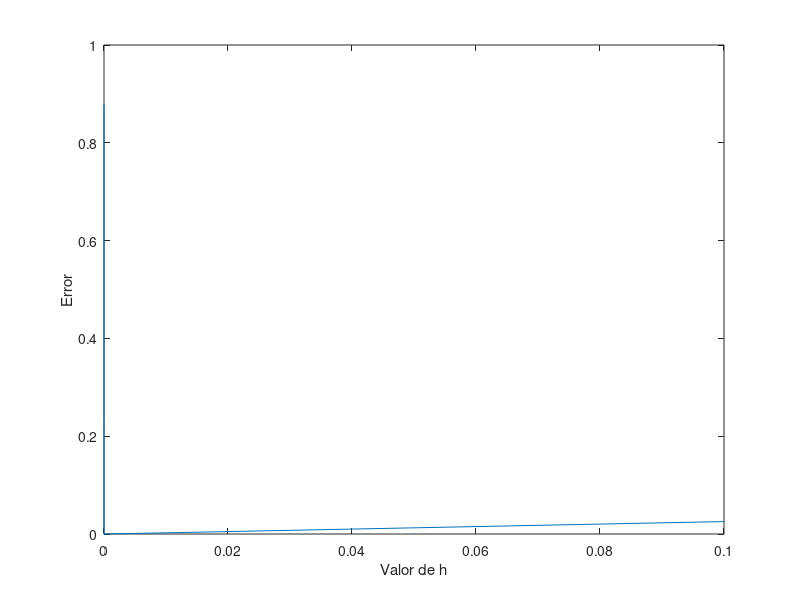

MATLAB code for this plot:
clear
clc

% Valor de comparacion
x = 0.5;

% derivada del sin
der_f = cos(x);

% Guardamos el calculo del error
y = zeros(1,100);

% Aproximar la derivada del sin
for p = 1:100
    h = 10^(-p);
    % Calcular la aproximacion
    aux = ( sin(x + h) - sin(x) ) / h ;
    % Calculo del error de aproximacion
    y(p) = abs( aux - der_f );
end

% Grafico del error
p = 1:100;
h = 10.^(-p);
plot(h,y)
xlabel('Valor de h')
ylabel('Error')




